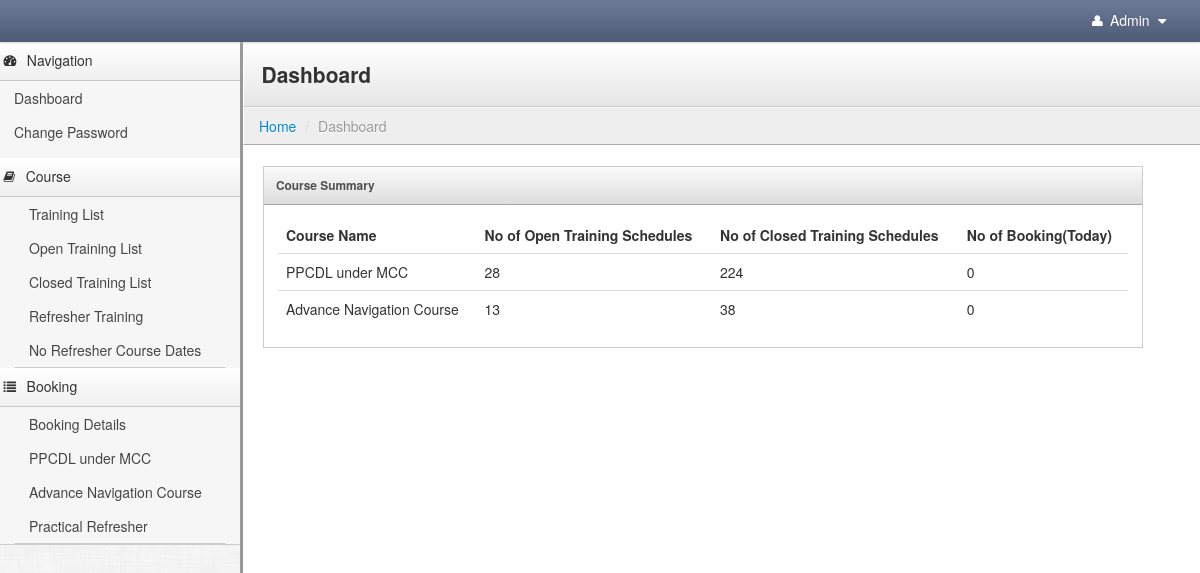
The page /mets/web_admin/home.php (signed in) on the database its author committed.
### tables this page shows
CREATE TABLE `training_schedules` (
  `course_training_id` int(11) NOT NULL,
  `course_id` int(11) NOT NULL,
  `start_date` date NOT NULL,
  `end_date` date NOT NULL,
  `day_type` enum('Week Days','Wk End') NOT NULL,
  `limit_stat` enum('Y','N') NOT NULL,
  `max_limit` int(11) NOT NULL,
  `no_of_sign_up` int(11) NOT NULL,
  `training_stat` enum('O','C') NOT NULL,
  `stat` enum('Y','N') NOT NULL
);

CREATE TABLE `course` (
  `course_id` int(11) NOT NULL,
  `course_name` varchar(255) NOT NULL
);

### mets/web_admin/home.php (called while the page is built, shortened)
<?
include("config/function.php");
if($pg && $mode)
{
	if(file_exists("include_page/".$mode."/".$pg.".php")){
		include("include_page/".$mode."/".$pg.".php");
	}
	else
		include("include_page/comm/dashboard.php");
}
else
	include("include_page/comm/dashboard.php");
?>

### mets/web_admin/include_page/comm/dashboard.php (the view, shortened to what this page needs)
<?php include("./include/top_bar.php");?>
<?php include("./include/sidebar_nav.php");?>
    <div class="content">
        <div class="header">
            <h1 class="page-title">Dashboard</h1>
        </div>
                <ul class="breadcrumb">
            <li><a href="home.php">Home</a> <span class="divider">/</span></li>
            <li class="active">Dashboard</li>
        </ul>
        <div class="container-fluid">
            <div class="row-fluid">
<div class="row-fluid">
    <div class="block span6">
        <a href="#tablewidget" class="block-heading" data-toggle="collapse">Course Summary</a>
        <div id="tablewidget" class="block-body collapse in">
        <? $sel_course = mysql_query("SELECT course_training_id,course_id,COUNT(CASE WHEN training_stat = 'O' THEN 1 END) AS O, COUNT(CASE WHEN training_stat = 'C' THEN 1 END) AS C from training_schedules group by course_id");?>
            <table class="table"  style="width:100%;">
              <thead>
                <tr>
                  <th>Course Name</th>
                  <th>No of Open Training Schedules</th>
                  <th>No of Closed Training Schedules</th>
                  <th>No of Booking(Today)</th>
                </tr>
              </thead>
              <tbody>
               <? while($result = mysql_fetch_array($sel_course)){
			    $qr = mysql_query("select course_name from course where course_id = '".$result['course_id']."'");
				$res_str = mysql_fetch_array($qr);?>
                <tr>
                  <td ><?=$res_str['course_name']?></td>
                  <td><?=$result['O']?></td>
                  <td><?=$result['C']?></td>
                  <?
				  $bok = mysql_query("select count(*) as c from booking_details where course_id = '".$result['course_id']."' and created_date = '".date('Y-m-d')."'");
				      $cnt_buk = mysql_fetch_array($bok);?>
                  <td><?=$cnt_buk['c']?></td>
                </tr>
              <? }?>
              </tbody>
            </table>
        </div>
    </div>
</div>
            </div>
           <?php include("./include/footer.php"); ?>
        </div>
    </div>
  </body>
</html>

### mets/web_admin/stylesheets/theme.css (style rules this page uses)
body { background: #eee; background-image: url(../images/furley_bg.png); background-position: initial initial; background-repeat: initial initial; background-position: initial initial; background-repeat: initial initial; margin: 0px; padding: 0px; }
h1 { margin-top: 0px; color: #eee; }
.content { min-width: 400px; position: relative; min-height: 800px; background: #fff; margin-left: 240px; border-left: 1px solid #cccccc; border-left: 3px solid #999999; }
.header { background: #ffffff; background: #ffffff; background: -webkit-gradient(linear, left bottom, left top, color-stop(0, #e6e6e6), color-stop(1, #ffffff)); background: -ms-linear-gradient(bottom, #e6e6e6, #ffffff); background: -moz-linear-gradient(center bottom, #e6e6e6 0%, #ffffff 100%); background: -o-linear-gradient(bottom, #e6e6e6, #ffffff); filter: progid:dximagetransform.microsoft.gradient(startColorStr='#4d5b76', EndColorStr='#6c7a95'); -ms-filter: "progid:DXImageTransform.Microsoft.gradient(startColorStr='#ffffff',EndColorStr='#e6e6e6')"; border-bottom: 1px solid #cccccc; border-top: 1px solid #ffffff; border-left: 1px solid #ffffff; padding: 0em 1.25em; }
.header h1 { margin: 1em 0em; padding: 0em; line-height: 1em; font-size: 1.5em; color: #eee; color: #333; }
.breadcrumb { -webkit-box-shadow: none; -moz-box-shadow: none; box-shadow: none; -webkit-border-radius: 0px; -moz-border-radius: 0px; border-radius: 0px; -moz-background-clip: padding; -webkit-background-clip: padding-box; background-clip: padding-box; background: #eee; border-bottom: 1px solid #aaa; border-top: 1px solid #fafafa; border-left: 1px solid #fff; margin-bottom: .5em; }
.block { border: 1px solid #ccc; background: white; margin: 1em 0em; }
.block-heading { border-bottom: 1px solid #a6a6a6; border-left: none; color: #505050; display: block; margin-bottom: 0px; text-shadow: none; text-transform: none; font-weight: bold; font-size: .85em; line-height: 3em; }
p.block-heading, a.block-heading, .block-heading a { color: #505050; background: #dddddd; background: -webkit-gradient(linear, left bottom, left top, color-stop(0, #dddddd), color-stop(1, #fafafa)); background: -ms-linear-gradient(bottom, #dddddd, #fafafa); background: -moz-linear-gradient(center bottom, #dddddd 0%, #fafafa 100%); background: -o-linear-gradient(bottom, #dddddd, #fafafa); filter: progid:dximagetransform.microsoft.gradient(startColorStr='#4d5b76', EndColorStr='#6c7a95'); -ms-filter: "progid:DXImageTransform.Microsoft.gradient(startColorStr='#fafafa',EndColorStr='#dddddd')"; display: block; padding-left: 1em; border-top: 1px solid #fff; outline: none; }
.block-body { margin: 1em; min-height: .25em; }
.block-body h1, .block-body h2, .block-body h3, .block-body h4, .block-body h5, .block-body h6, .block-body table { margin-top: 12px; }
.block-body.collapse { margin-top: 0em; margin-bottom: 0em; }

### rows shown on the page
training_schedules: course.course_name "PPCDL under MCC", O "28", C "224", c "0"
training_schedules: course.course_name "Advance Navigation Course", O "13", C "38", c "0"
